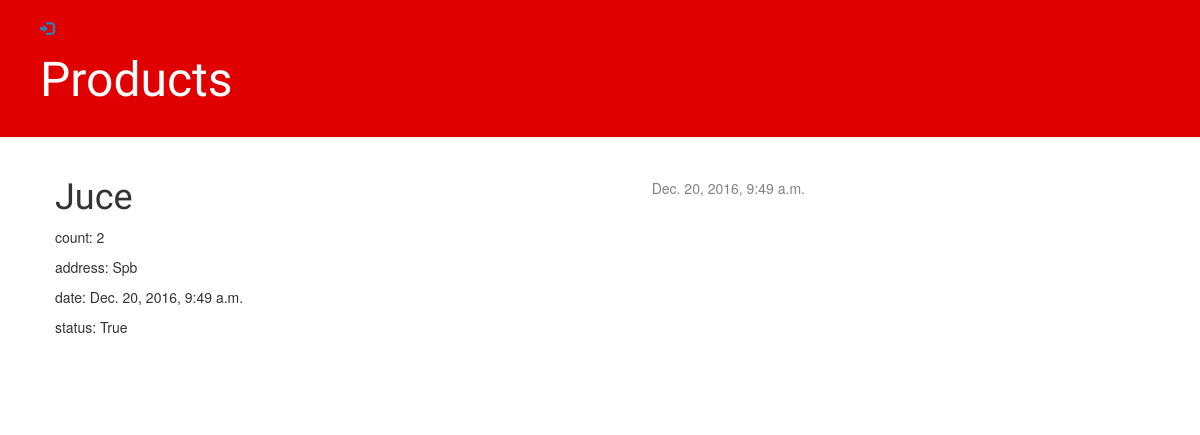
The page /prod/1/ on the database its author committed.
### product/models.py (models this page shows, shortened)
class InfoProd(models.Model):
    prod_title = models.CharField(max_length=100)
    prod_count = models.IntegerField(default=0)
    prod_address = models.CharField(max_length=200)
    prod_date = models.DateTimeField('prod_date')
    prod_status = models.BooleanField()

### product/views.py (the view)
# urls.py: url(r'^prod/(?P<pk>[0-9]+)/$', views.prod_detail, name='prod_detail'),
def prod_detail(request, pk):
    prod = get_object_or_404(InfoProd, pk=pk)
    return render(request, 'product/prod_detail.html', {'prod': prod})

### product/templates/product/prod_detail.html (shortened to what this page needs)
{% extends 'product/base.html' %}
    {% block content %}
        <div class="prod">
            {% if prod.prod_date %}
                <div class="date">
                    {{ prod.prod_date }}
                </div>
            {% endif %}
            <h1>{{ prod.prod_title }}</h1>
            <p> count: {{ prod.prod_count }}</p>
            <p> address: {{ prod.prod_address }}</p>
            <p> date: {{ prod.prod_date }}</p>
            <p> status: {{ prod.prod_status }}</p>
        </div>
    {% endblock %}

### product/static/css/product.css (style rules this page uses)
h1, h2, h3, h4 { font-family: 'Lobster', cursive; }
.date { float: right; color: #828282; }
.prod { margin-bottom: 70px; }

### rows shown on the page
InfoProd: prod_date "Dec. 20, 2016, 9:49 a.m.", prod_title "Juce", prod_count "2", prod_address "Spb", prod_status "True"
